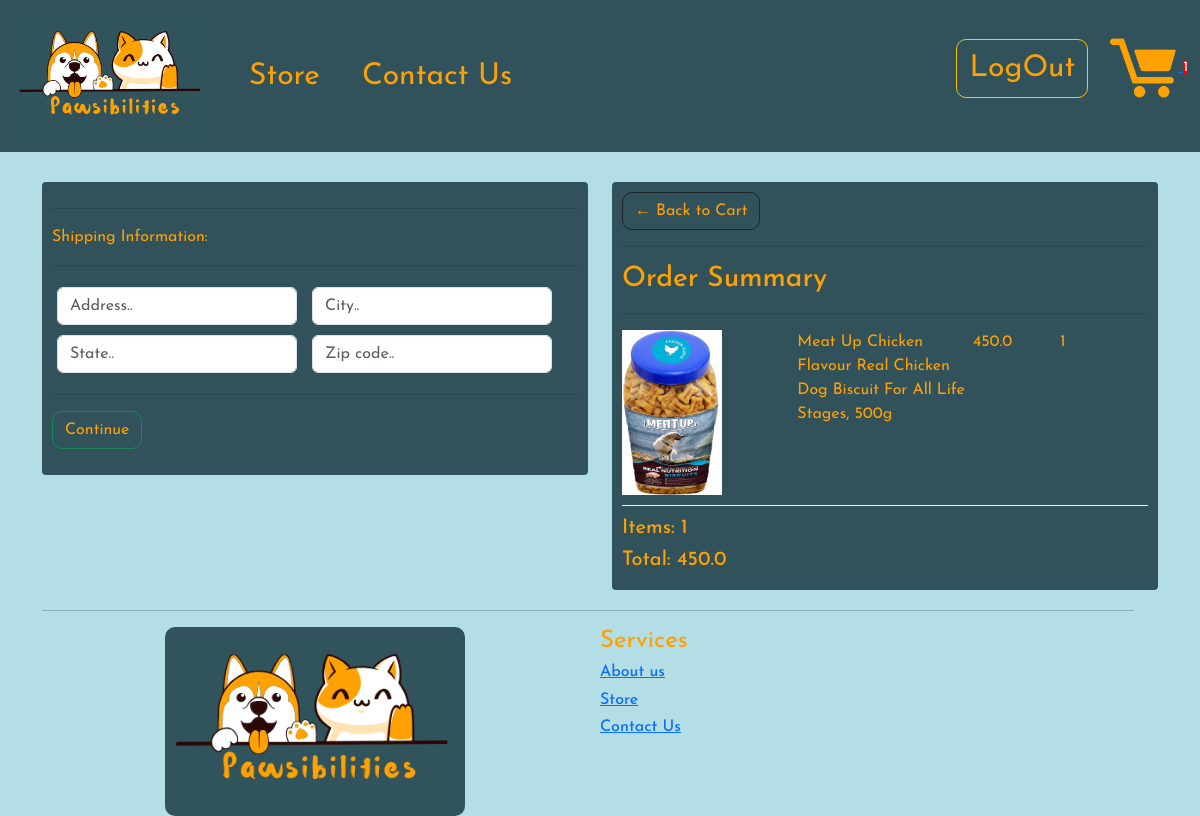
Screenshot of /checkout/ (signed in) with the database file from the repository.
### store/models.py (models this page shows, shortened)
class OrderItem(models.Model):
    product = models.ForeignKey(Product, on_delete=models.SET_NULL, blank=True, null = True)
    order = models.ForeignKey(Order, on_delete=models.SET_NULL, blank=True, null = True)
    quantity = models.IntegerField(default=0, null = True, blank= True)
    date_added = models.DateTimeField(auto_now_add=True)
    @property
    def get_total(self):
        total = self.product.price * self.quantity
        return total

class Product(models.Model):
    name = models.CharField(max_length=200,null=True)
    price = models.FloatField()
    description = models.CharField(max_length=400,null=True)
    digital = models.BooleanField(default=False, null=True, blank=True)
    image= models.ImageField(null=True, blank= True)
    @property
    def imageURL(self):
        try:
            url = self.image.url
        except:
            url = ""
        return url

class Order(models.Model):
    customer = models.ForeignKey(Customer, on_delete=models.SET_NULL, blank=True, null = True)
    date_orderd = models.DateTimeField(auto_now_add=True)
    complete = models.BooleanField(default=False, null=True, blank=True)
    transaction_id = models.CharField(max_length=200 , null=True)
    @property
    def shipping(self):
        shipping = False
        orderitems = self.orderitem_set.all()
        for i in orderitems:
            if i.product.digital == False:
                shipping = True
        return shipping
    @property
    def get_cart_total(self):
        orderitems = self.orderitem_set.all()
        total = sum([item.get_total for item in orderitems])
        return total
    @property
    def get_cart_items(self):
        orderitems = self.orderitem_set.all()
        total = sum([item.quantity for item in orderitems])
        return total

### store/views.py (the view)
# urls.py: path('checkout/', views.checkout,name='checkout'),
def checkout(request):
    if request.user.is_authenticated:
        customer,created = Customer.objects.get_or_create(user=request.user, name=request.user)
        order , created = Order.objects.get_or_create(customer= customer, complete = False)
        items = order.orderitem_set.all()
        cartItems= order.get_cart_items
    else :
        items= []
        order = {"get_cart_total":0, "get_cart_items":0}
        cartItems= order['get_cart_items']
    context ={"items": items, "order":order,'cartItems':cartItems,  'shipping':False}
    return render(request,'store/checkout.html',context)

### store/templates/store/checkout.html (shortened to what this page needs)
{% extends 'store/main.html' %}
{% load static %}
{% block content %}
<div class="row">
    <div class="col-lg-6">
        <div class="box-element" id="form-wrapper">
            <form id="form">
                <div id="shipping-info">
                    <hr>
                    <p>Shipping Information:</p>
                    <hr>
                    <div class="form-field">
                        <input class="form-control" required ="text" name="address" placeholder="Address..">
                    </div>
                    <div class="form-field">
                        <input class="form-control" required type="text" name="city" placeholder="City..">
                    </div>
                    <div class="form-field">
                        <input class="form-control" required type="text" name="state" placeholder="State..">
                    </div>
                    <div class="form-field">
                        <input class="form-control" required type="text" name="zipcode" placeholder="Zip code..">
                    </div>
                </div>
                <hr>
                <input id="form-button" class="btn btn-success btn-block" type="submit" value="Continue">
            </form>
        </div>
        <br>
    </div>
    <div class="col-lg-6">
        <div class="box-element">
            <a  class="btn btn-outline-dark" href="{% url 'cart' %}">&#x2190; Back to Cart</a>
            <hr>
            <h3>Order Summary</h3>
            <hr>
            {% for item in items %}
            <div class="cart-row">
                <div style="flex:2"><img class="row-image" src="{{item.product.imageURL}}"></div>
                <div style="flex:2"><p>{{item.product.name}}</p></div>
                <div style="flex:1"><p>{{item.product.price}}</p></div>
                <div style="flex:1"><p>{{item.quantity}}</p></div>
            </div>
            {% endfor %}
            <h5>Items:   {{order.get_cart_items}}</h5>
            <h5>Total:   {{order.get_cart_total}}</h5>
        </div>
    </div>
</div>
{% endblock content %}

### static/CSS/main.css (style rules this page uses)
body { font-family: 'Josefin Sans'; background-color: #b3dee5; }
h1,h2,h3,h4,h5,h6,p { color:#ffa101; }
.box-element { box-shadow: #31525B; background-color: #31525B; border-radius: 4px; padding: 10px; }
.col-lg-4, .col-lg-6, .col-lg-8, .col-lg-12 { margin-top: 10px; }
.btn { border-radius: 10px; outline: none; background-color: #31525B; color: #ffa101; font-weight: 400; transition: all 0.2s; }
.row-image { width: 100px; }
.form-field { width:250px; display: inline-block; padding: 5px; }
.cart-row { display: flex; align-items: flex-stretch; padding-bottom: 10px; margin-bottom: 10px; border-bottom: 1px solid #ececec; color:#ffa101; }

### rows the page displays
OrderItem: product.imageURL (picture), product.name "Meat Up Chicken Flavour Real Chicken Dog Biscuit For All Life Stages, 500g", product.price "450.0", quantity "1"
Order: get_cart_items "1", get_cart_total "450.0"

### other values shown
{{ cartItems }} "1"
